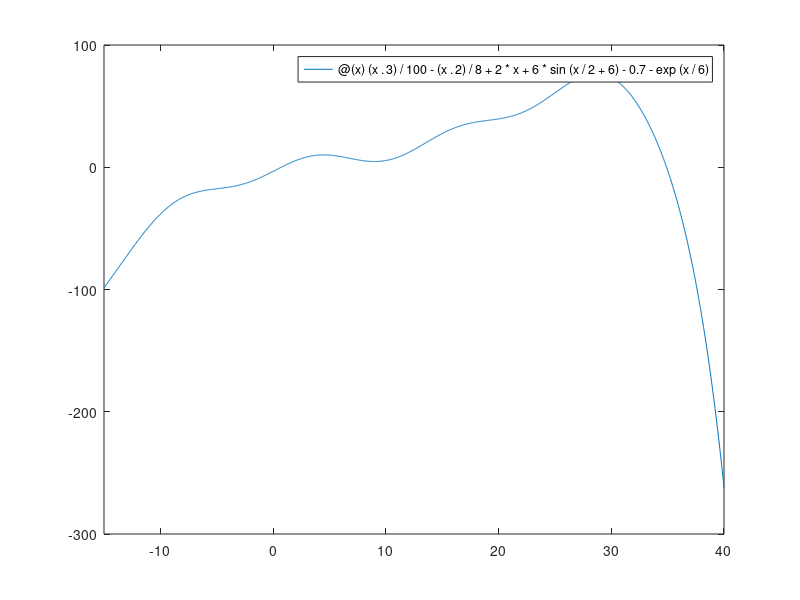

Reproduce this figure in MATLAB. (Note: this script raises an error after producing the figure.)
%% part 2 and 3 with step 1-4
f = @(x) (x.^3)/100 - (x.^2)/8 + 2*x + 6*sin(x/2 + 6) - 0.7 - exp(x/6);
df = @(x) 3*(x.^2)/100 - x/4 + 2 + 3*cos(x/2 + 6) - exp(x/6)/6;

% where f(l) and f(r) have opposite signs
L = 0; R = 1;

% checking signs to make sure a root is inside
fprintf('f(L) = %.4f, f(R) = %.4f\n', f(L), f(R));

figure;
fplot(f, [-15 40]);     
yline(0,'--');           % horizontal line at y=0
grid on;
title('checking where roots are');
xlabel('x'); ylabel('f(x)');

% midpoint for newton start
M = (L + R)/2;

% running all mthds using new generic solvers
% step 1: saving iterates in glist1/glist2/glist3
% step 2: roots below are the reference used for errors right after
[root_bisect, itb, flagb, glist1] = bisection_solver(f, L, R, 1e-6, 1e-6, 200);
[root_newton, itn, flagn, glist2] = newton_solver(@(x) deal(f(x), df(x)), M, 1e-6, 1e-6, 100);
[root_secant, its, flags, glist3] = secant_solver(f, L, R, 1e-6, 1e-6, 100);

% printing results
fprintf('bisection root: %.6f  iters:%d flag:%d\n', root_bisect, itb, flagb);
fprintf('newton root: %.6f    iters:%d flag:%d\n', root_newton, itn, flagn);
fprintf('secant root: %.6f    iters:%d flag:%d\n', root_secant, its, flags);

% step 3: random trials to collect (xn, xn+1) pairs
rng(0);                  % fixed seed for repeatability
ntrials = 40;            % how many random runs per method

% containers for all pairs
bef_b = []; aft_b = [];
bef_n = []; aft_n = [];
bef_s = []; aft_s = [];

% bisection trials (random brackets near the same root)
for k = 1:ntrials
    a = -0.2 + 1.4*rand;           % random left in [-0.2, 1.2]
    b = a + 0.6 + 0.8*rand;        % random right at least 0.6 away
    if f(a)*f(b) > 0, continue, end

    [rk, itk, flagk, glk] = bisection_solver(f, a, b, 1e-6, 1e-6, 200);
    if flagk ~= 1 || numel(glk) < 2, continue, end

    % step 1: xn sequence lives in glk
    % step 2: error uses this run's root as reference
    ek = abs(glk - rk);

    % build (eps_n, eps_{n+1})
    bef_b = [bef_b, ek(1:end-1)];
    aft_b = [aft_b, ek(2:end)];
end

% newton trials (random single starts near the root)
for k = 1:ntrials
    x0 = -0.5 + 2.0*rand;          % random start in [-0.5, 1.5]
    [rk, itk, flagk, glk] = newton_solver(@(x) deal(f(x), df(x)), x0, 1e-6, 1e-6, 100);
    if flagk ~= 1 || numel(glk) < 2, continue, end

    ek = abs(glk - rk);
    bef_n = [bef_n, ek(1:end-1)];
    aft_n = [aft_n, ek(2:end)];
end

% secant trials (random pairs near the root)
for k = 1:ntrials
    x0 = -0.5 + 2.0*rand;
    x1 = -0.5 + 2.0*rand;
    if x0 == x1, x1 = x1 + 1e-3; end

    [rk, itk, flagk, glk] = secant_solver(f, x0, x1, 1e-6, 1e-6, 100);
    if flagk ~= 1 || numel(glk) < 2, continue, end

    ek = abs(glk - rk);
    bef_s = [bef_s, ek(1:end-1)];
    aft_s = [aft_s, ek(2:end)];
end

% quick check that step 3 collected data (and step 1/2/4 are in play)
fprintf('pairs collected -> bisection:%d  newton:%d  secant:%d\n', ...
    numel(bef_b), numel(bef_n), numel(bef_s));
if isempty(bef_b) || isempty(bef_n) || isempty(bef_s)
    warning('some method did not collect data correctly');
else
    disp('all methods produced data -> step 3 good');
end

% combined plot to see all three on one figure
figure; hold on; grid on
loglog(bef_b, aft_b, 'ro', 'markerfacecolor','r', 'markersize',3)   % bisection
loglog(bef_n, aft_n, 'go', 'markerfacecolor','g', 'markersize',3)   % newton
loglog(bef_s, aft_s, 'bo', 'markerfacecolor','b', 'markersize',3)   % secant
xlabel('\epsilon_n'); ylabel('\epsilon_{n+1}');
title('error map from random trials')
legend('bisection','newton','secant','location','best')

figure
ms = glist1;                                  % step 1: xn sequence (bisection midpoints)
ms_err = abs(ms - root_bisect);               % step 2: error vs chosen reference root
bef = ms_err(1:end-1);                        % step 4: eps_n
aft = ms_err(2:end);                          % step 4: eps_{n+1}
loglog(bef, aft, "r.")                        % step 4: log-log plot of (eps_n, eps_{n+1})
loglog(bef, aft, 'ro', 'markerfacecolor','r','markersize',1);  % step 4: same points styled

function [root, it, flag, glist] = bisection_solver(f, L, R, Athresh, Bthresh, maxit)
    % part 2: bisection safeguard (make sure root is bracketed)
    if f(L)*f(R) > 0
        root = NaN; it = 0; flag = -1; % -1 = bad bracket
        return
    end
    glist = [];                             % step 1: start xn list
    % halving interval each loop
    it = 0; flag = 0;
    while (R - L)/2 > Athresh && it < maxit
        M = (L + R)/2;  
        glist(end+1) = M;                   % step 1: save iterate (midpoint)
        if abs(f(M)) < Bthresh
            root = M; flag = 1; return      % success by |f(x)| small
        end
        if f(L)*f(M) < 0
            R = M;                          % root in left half
        else
            L = M;                          % root in right hlf
        end
        it = it + 1;
    end
    root = (L + R)/2; flag = 1;             % final midpoint = root
end

function [root, it, flag, glist] = newton_solver(fun_both, x0, Athresh, Bthresh, maxit)
    % fast convergence near root
    % using slope to jump closer
    glist = [];                             % step 1: start xn list
    root = x0; it = 0; flag = 0;
    glist(end+1) = root;                    % step 1: save first guess
    [fx, dfx] = fun_both(root);
    while abs(fx) > Bthresh && it < maxit
        if dfx == 0
            flag = -2; return               % -2 = zero derivative
        end
        x_new = root - fx/dfx;              % updating step
        glist(end+1) = root;                % step 1: save iterate (kept as is)
        if abs(x_new - root) < Athresh
            root = x_new; flag = 1; return
        end
        root = x_new;
        [fx, dfx] = fun_both(root);
        it = it + 1;
    end
    flag = 1;
end

function [root, it, flag, glist] = secant_solver(f, x0, x1, Athresh, Bthresh, maxit)
    % no derivative needed
    % using secant line slope
    it = 0; flag = 0;
    f0 = f(x0); f1 = f(x1);
    glist = [];                             % step 1: start xn list
    glist(end+1) = x0;                      % step 1: save first two guesses
    glist(end+1) = x1;                      % step 1: save first two guesses
    while abs(f1) > Bthresh && it < maxit
        denom = (f1 - f0);
        if denom == 0
            root = x1; flag = -2; return    % -2 = zero denominator
        end
        x_next = x1 - f1*(x1 - x0)/denom;   % updating step
        glist(end+1) = x_next;              % step 1: save iterate
        if abs(x_next - x1) < Athresh
            root = x_next; flag = 1; return
        end
        x0 = x1; f0 = f1;
        x1 = x_next; f1 = f(x1);
        it = it + 1;
    end
    root = x1; flag = 1;
end


% part 3 changes compared to part 2
% step 1
% kept saving iterates in glist for each method to capture xn sequence
% no refactor of solvers just made sure glist is recorded every iteration
%
% step 2
% still use the computed root from each run as the error reference
% errors are built as abs(xn - root) for each run
%
% step 3
% added random trials using rand to generate many starts and brackets near the root
% bisection uses random a and b with opposite signs
% newton uses random x0
% secant uses random x0 and x1
% only keep successful runs where flag is 1 and at least two iterates exist
% collect eps_n and eps_n+1 pairs by concatenating across trials
% added rng(0) for repeatability
%
% step 4
% built eps_n and eps_n+1 from the saved glist values
% made loglog plots of eps_n and eps_n+1 to visualize convergence order
% kept plotting style simple to match earlier code


% part 3 additions summary
% added rng(0) so results are repeatable when using random brackets/starts
% added ntrials loop to run many random bisection newton and secant trials
% for each trial collected the iterate list glk and built errors |xn - root|
% concatenated errors across trials to build large arrays of eps_n eps_n+1
% printed how many pairs each method produced as a quick sanity check
% added a combined plot with loglog axes to compare convergence visually
% red = bisection (linear slope ~1)
% green = newton (quadratic slope ~2)
% blue = secant (superlinear slope ~1.6)
% seeing a diagonal cluster for each color means step 3 is working
% bisection gives the most points since it takes more iterations
% newton converges fastest so has fewer points but a steeper slope
% secant sits between bisection and newton in both point count and slope


% note on random trial ranges
% a and b are picked near the root so bisection brackets the same root every time
% interval length kept between 0.6 and 1.4 so it is not too small or too wide
% newton x0 is picked near the root so we see convergence but avoid wrong root
% secant uses two starts in same range and forces x0 ≠ x1 to avoid division by zero
% these ranges give enough variation to get good error pairs without solver failure
